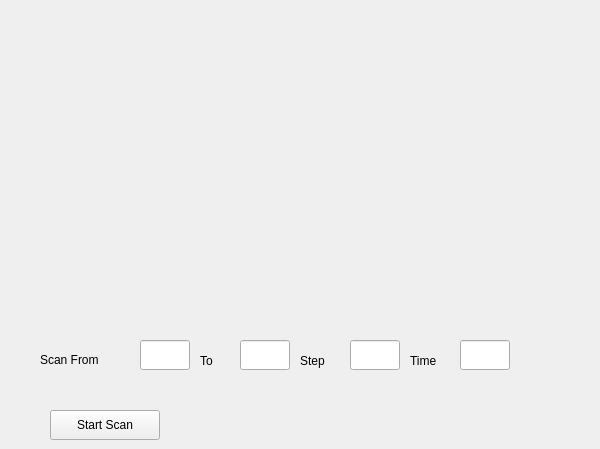
    <widget class="QWidget" name="tab">
     <attribute name="title">
      <string>Scan</string>
     </attribute>
     <widget class="QLabel" name="Scan_From">
      <property name="geometry">
       <rect>
        <x>40</x>
        <y>350</y>
        <width>100</width>
        <height>20</height>
       </rect>
      </property>
      <property name="text">
       <string>Scan From</string>
      </property>
     </widget>
     <widget class="QLineEdit" name="Scan_From_Input">
      <property name="geometry">
       <rect>
        <x>140</x>
        <y>340</y>
        <width>50</width>
        <height>30</height>
       </rect>
      </property>
      <property name="palette">
       <palette>
        <active>
         <colorrole role="Text">
          <brush brushstyle="SolidPattern">
           <color alpha="255">
            <red>255</red>
            <green>0</green>
            <blue>0</blue>
           </color>
          </brush>
         </colorrole>
        </active>
        <inactive>
         <colorrole role="Text">
          <brush brushstyle="SolidPattern">
           <color alpha="255">
            <red>255</red>
            <green>0</green>
            <blue>0</blue>
           </color>
          </brush>
         </colorrole>
        </inactive>
        <disabled>
         <colorrole role="Text">
          <brush brushstyle="SolidPattern">
           <color alpha="255">
            <red>159</red>
            <green>158</green>
            <blue>158</blue>
           </color>
          </brush>
         </colorrole>
        </disabled>
       </palette>
      </property>
     </widget>
     <widget class="QLabel" name="Scan_To">
      <property name="geometry">
       <rect>
        <x>200</x>
        <y>350</y>
        <width>31</width>
        <height>21</height>
       </rect>
      </property>
      <property name="text">
       <string>To</string>
      </property>
     </widget>
     <widget class="QLineEdit" name="Scan_To_Input">
      <property name="geometry">
       <rect>
        <x>240</x>
        <y>340</y>
        <width>50</width>
        <height>30</height>
       </rect>
      </property>
      <property name="palette">
       <palette>
        <active>
         <colorrole role="Text">
          <brush brushstyle="SolidPattern">
           <color alpha="255">
            <red>255</red>
            <green>0</green>
            <blue>0</blue>
           </color>
          </brush>
         </colorrole>
        </active>
        <inactive>
         <colorrole role="Text">
          <brush brushstyle="SolidPattern">
           <color alpha="255">
            <red>255</red>
            <green>0</green>
            <blue>0</blue>
           </color>
          </brush>
         </colorrole>
        </inactive>
        <disabled>
         <colorrole role="Text">
          <brush brushstyle="SolidPattern">
           <color alpha="255">
            <red>159</red>
            <green>158</green>
            <blue>158</blue>
           </color>
          </brush>
         </colorrole>
        </disabled>
       </palette>
      </property>
     </widget>
     <widget class="QPushButton" name="Start_Scan_Button">
      <property name="geometry">
       <rect>
        <x>50</x>
        <y>410</y>
        <width>110</width>
        <height>30</height>
       </rect>
      </property>
      <property name="text">
       <string>Start Scan</string>
      </property>
     </widget>
     <widget class="QLineEdit" name="Scan_Step_Input">
      <property name="geometry">
       <rect>
        <x>350</x>
        <y>340</y>
        <width>50</width>
        <height>30</height>
       </rect>
      </property>
      <property name="palette">
       <palette>
        <active>
         <colorrole role="Text">
          <brush brushstyle="SolidPattern">
           <color alpha="255">
            <red>255</red>
            <green>0</green>
            <blue>0</blue>
           </color>
          </brush>
         </colorrole>
        </active>
        <inactive>
         <colorrole role="Text">
          <brush brushstyle="SolidPattern">
           <color alpha="255">
            <red>255</red>
            <green>0</green>
            <blue>0</blue>
           </color>
          </brush>
         </colorrole>
        </inactive>
        <disabled>
         <colorrole role="Text">
          <brush brushstyle="SolidPattern">
           <color alpha="255">
            <red>159</red>
            <green>158</green>
            <blue>158</blue>
           </color>
          </brush>
         </colorrole>
        </disabled>
       </palette>
      </property>
     </widget>
     <widget class="QLabel" name="Scan_Step">
      <property name="geometry">
       <rect>
        <x>300</x>
        <y>350</y>
        <width>41</width>
        <height>21</height>
       </rect>
      </property>
      <property name="text">
       <string>Step</string>
      </property>
     </widget>
     <widget class="QLabel" name="Scan_Time">
      <property name="geometry">
       <rect>
        <x>410</x>
        <y>350</y>
        <width>41</width>
        <height>21</height>
       </rect>
      </property>
      <property name="text">
       <string>Time</string>
      </property>
     </widget>
     <widget class="QLineEdit" name="Scan_Time_Input">
      <property name="geometry">
       <rect>
        <x>460</x>
        <y>340</y>
        <width>50</width>
        <height>30</height>
       </rect>
      </property>
      <property name="palette">
       <palette>
        <active>
         <colorrole role="Text">
          <brush brushstyle="SolidPattern">
           <color alpha="255">
            <red>255</red>
            <green>0</green>
            <blue>0</blue>
           </color>
          </brush>
         </colorrole>
        </active>
        <inactive>
         <colorrole role="Text">
          <brush brushstyle="SolidPattern">
           <color alpha="255">
            <red>255</red>
            <green>0</green>
            <blue>0</blue>
           </color>
          </brush>
         </colorrole>
        </inactive>
        <disabled>
         <colorrole role="Text">
          <brush brushstyle="SolidPattern">
           <color alpha="255">
            <red>159</red>
            <green>158</green>
            <blue>158</blue>
           </color>
          </brush>
         </colorrole>
        </disabled>
       </palette>
      </property>
      <property name="text">
       <string/>
      </property>
     </widget>
     <widget class="QCustomPlot" name="custom_Plot" native="true">
      <property name="geometry">
       <rect>
        <x>20</x>
        <y>20</y>
        <width>571</width>
        <height>271</height>
       </rect>
      </property>
     </widget>
    </widget>
